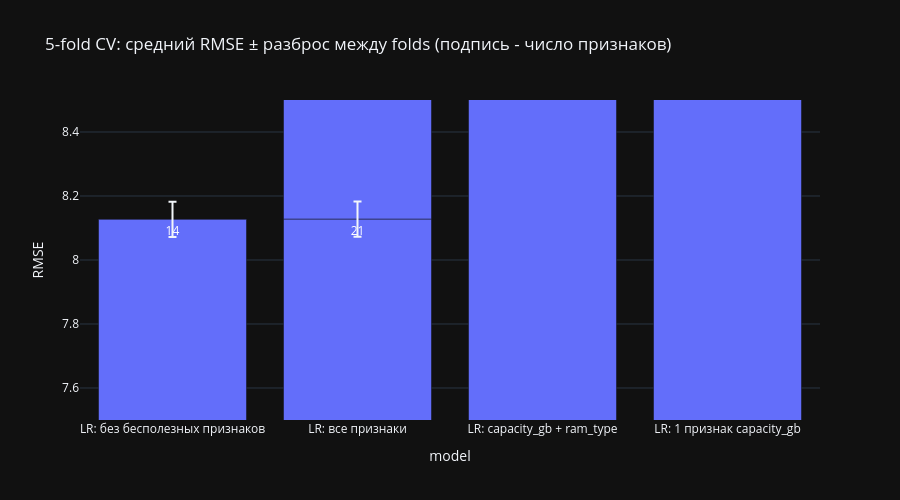

Notebook cell for this chart:
### Markdown cell above
## Выбор финальной модели

### Code cell
import plotly.express as px

candidates = [NAME_BASE, NAME_BASE, NAME_1F, NAME_2F, NAME_SHORT]

cv_table = show_results(candidates).sort_values('RMSE')
# сложность модели - сколько столбцов она видит после preprocessing
cv_table['n_features'] = [clone(models[name])[:-1].fit(X_train, y_train).transform(X_train.head()).shape[1]
                          for name in cv_table.index]
display(cv_table)

fig = px.bar(
    cv_table.reset_index(names='model'),
    x='model', y='RMSE',
    error_y='RMSE_std',
    text='n_features',
    title='5-fold CV: средний RMSE ± разброс между folds (подпись - число признаков)'
)
fig.update_yaxes(range=[7.5, 8.5])
fig.update_layout(template='plotly_dark', height=500)
fig.show()

### Figure 1 — Plotly figure (JSON) as saved in the notebook; plotly's stock layout.template omitted (floating-point values rounded to 4 significant figures)
{"data": [{"error_y": {"array": [0.055, 0.055, 0.055, 0.078, 0.252]}, "hovertemplate": "model=%{x}<br>RMSE=%{y}<br>n_features=%{text}<extra></extra>", "legendgroup": "", "marker": {"color": "#636efa", "pattern": {"shape": ""}}, "name": "", "orientation": "v", "showlegend": false, "text": [14.0, 21.0, 21.0, 4.0, 1.0], "textposition": "auto", "type": "bar", "x": ["LR: без бесполезных признаков", "LR: все признаки", "LR: все признаки", "LR: capacity_gb + ram_type", "LR: 1 признак capacity_gb"], "xaxis": "x", "y": [8.127, 8.128, 8.128, 12.01, 33.5], "yaxis": "y"}], "layout": {"barmode": "relative", "height": 500, "legend": {"tracegroupgap": 0}, "title": {"text": "5-fold CV: средний RMSE ± разброс между folds (подпись - число признаков)"}, "xaxis": {"anchor": "y", "domain": [0, 1], "title": {"text": "model"}}, "yaxis": {"anchor": "x", "domain": [0, 1], "range": [7.5, 8.5], "title": {"text": "RMSE"}}}}
